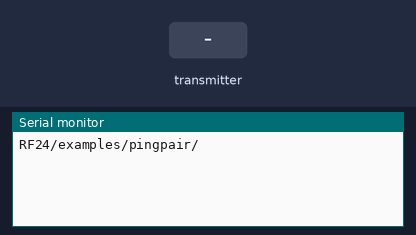
A sketch run on a simulated Arduino Uno, built with avr-gcc and run on an emulated ATmega328P. Parts: the last lines printed to the serial monitor. The test bench sets the inputs (shaded band). No radio packets arrive unless stated.

Above: at 1.2 s.
1.3 s: the transmitter starts sending message = 0
At 1.37 s:
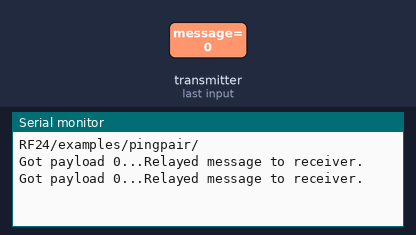
3.2 s: the transmitter starts sending message = 256
At 3.27 s:
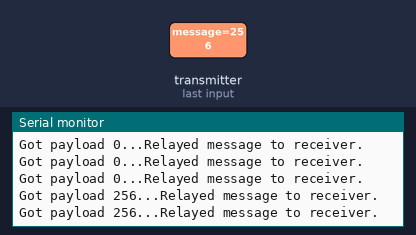

Measured:
- after the input at 1.3 s, the serial monitor: prints a new line at once (image 1)
- after the input at 3.2 s, the serial monitor: prints a new line at once (image 2)

The sketch:

Hop.ino
```cpp
#include <SPI.h>
#include "nRF24L01.h"
#include "RF24.h"
#include "printf.h"

RF24 radio(3, 9);
int messages_sent = 0;

const uint64_t pipes[4] = { 0xF0F0F0F0E1LL, 0xF0F0F0F0D2LL, 0xF0F0F0F0C3LL, 0xF0F0F0F0B4LL};
const uint8_t readingPipeSender = 1;
const uint8_t readingPipeReceiver = 2;
uint8_t receivedFrom;

bool listen_receiver = true;

void setup(void)
{
  Serial.begin(57600);
  printf_begin();
  printf("\n\rRF24/examples/pingpair/\n\r");
  radio.begin();
  radio.setRetries(15,15);
  radio.setChannel(48);
  radio.setPayloadSize(255);
  radio.setPALevel(RF24_PA_MIN);
  radio.setDataRate(RF24_2MBPS);
  radio.openReadingPipe(readingPipeSender,pipes[0]);
  radio.openReadingPipe(readingPipeReceiver,pipes[3]);
  //
  // Start listening
  //
  radio.startListening();
  radio.printDetails();
}

void loop(void){
  // Message from sender
  if ( radio.available( &receivedFrom ) )
  {
    if(receivedFrom == readingPipeSender)
    {
      unsigned long message;
      bool done = false;
      while (!done)
      {
        done = radio.read( &message, sizeof(unsigned long) );
        printf("Got payload %lu...",message);
        // Delay just a little bit to let the other unit
        // make the transition to receiver
        delay(5);
      }
      // First, stop listening so we can talk
      radio.stopListening();
      radio.openWritingPipe(pipes[2]);
      radio.write( &message, sizeof(unsigned long) );
      printf("Relayed message to receiver.\n\r");
      // Now, resume listening so we catch the next packets.
      radio.startListening();
    }
    //Message from receiver
    else if(receivedFrom == readingPipeReceiver)
    {
      unsigned long message;
      bool done = false;
      while (!done)
      {
        done = radio.read( &message, sizeof(unsigned long) );
        printf("Got payload %lu...",message);
        // Delay just a little bit to let the other unit
        // make the transition to receiver
        delay(5);
      }
      // First, stop listening so we can talk
      radio.stopListening();
      radio.openWritingPipe(pipes[1]);
      // Send the final one back.
      radio.write( &message, sizeof(unsigned long) );
      printf("Relayed message to sender.\n\r");
      // Now, resume listening so we catch the next packets.
      radio.startListening();
    }
  }
}
```

printf.h
```cpp
// (licence header left out)
/**
 * @file printf.h
 *
 * Setup necessary to direct stdout to the Arduino Serial library, which
 * enables 'printf'
 */

#ifndef __PRINTF_H__
#define __PRINTF_H__

#ifdef ARDUINO

int serial_putc( char c, FILE * )
{
  Serial.write( c );

  return c;
}

void printf_begin(void)
{
  fdevopen( &serial_putc, 0 );
}

#else
#error This example is only for use on Arduino.
#endif // ARDUINO

#endif // __PRINTF_H__
```
